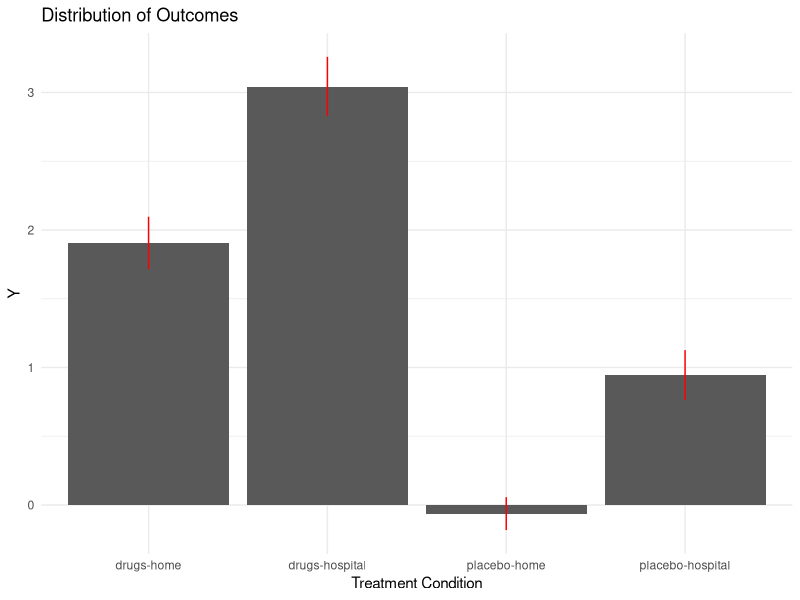
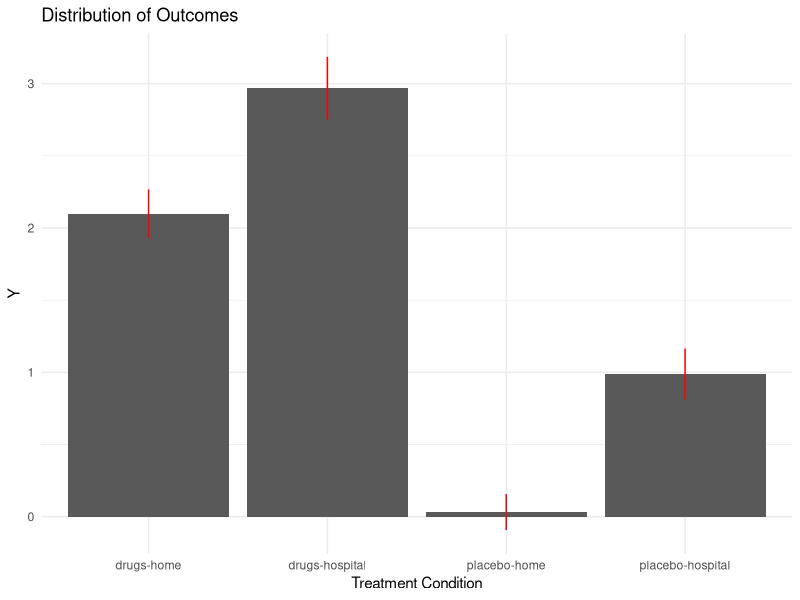

Source code (R) for these figures, in order:
## ---- chunk 1
library(data.table)
library(ggplot2)
library(magrittr)
library(lmtest)
library(sandwich)

theme_set(theme_minimal())
knitr::opts_chunk$set(dpi = 300)
## ---- chunk 2

# create the science table 
d <- data.table(id = 1:1000) 
d[ , ':='(
  y0 = rnorm(.N),
  tau_drugs = rnorm(.N, 2),
  tau_hospital = rnorm(.N, 1)
)]

# run the experiment: assign
d[ , treat_condition := sample(c('placebo-home', 'drugs-home', 'placebo-hospital', 'drugs-hospital'), 
                               size = .N, replace = TRUE)]

# run the experiment: measure 
d[treat_condition == 'placebo-home',     Y := y0]
d[treat_condition == 'drugs-home',       Y := y0 + tau_drugs]
d[treat_condition == 'placebo-hospital', Y := y0 + tau_hospital]
d[treat_condition == 'drugs-hospital',   Y := y0 + tau_drugs + tau_hospital]
## ---- chunk 3
d[ , .(group_mean = mean(Y)), keyby = .(treat_condition)]
## ---- chunk 4
sem <- function(x) {
  sqrt(var(x) / length(x))
}

d[ , .(group_mean = mean(Y), 
       lo_ci  = mean(Y) - 1.96 * sem(Y), 
       hi_ci = mean(Y) + 1.96 * sem(Y), 
       mean = mean(Y)), 
   keyby = .(treat_condition)] %>%
  ggplot(
    aes(x = treat_condition, y = mean)) + 
  geom_col() + 
  geom_linerange(
    aes(
      ymin = lo_ci, 
      ymax = hi_ci), 
    color = 'red') + 
  labs(
    title = 'Distribution of Outcomes',  
    x = 'Treatment Condition', 
    y = 'Y')
## ---- chunk 5
mod_1 <- d[ , lm(Y ~ treat_condition)]
coeftest(mod_1, vcovHC)
## ---- chunk 6
mod_2 <- d[ , lm(Y ~ -1 + treat_condition)] # the -1 suppresses the intercept
coeftest(mod_2, vcovHC)
## ---- chunk 7
d[ , hospital := grepl('hospital', treat_condition)]
d[ , drugs    := grepl('drugs'   , treat_condition)]
## ---- chunk 8
d[1:5 , .(treat_condition, hospital, drugs)]
## ---- chunk 9
d[ , .(mean_hospital = mean(hospital), 
       mean_drugs    = mean(drugs)), 
   keyby = .(treat_condition)]
## ---- chunk 10
mod_3 <- d[ , lm(Y ~ 1 + hospital + drugs + hospital * drugs)]
coeftest(mod_3, vcovHC)
## ---- chunk 11

rm(d)

# create the science table 
d <- data.table(id = 1:1000) 
d[ , ':='(
  y0 = rnorm(.N),
  tau_drugs = rnorm(.N, 2),
  tau_hospital = rnorm(.N, 1)
)]

# run the experiment: assign
d[ , treat_condition := sample(c('placebo-home', 'drugs-home', 'placebo-hospital', 'drugs-hospital'), 
                               size = .N, replace = TRUE)]

# run the experiment: measure 
d[treat_condition == 'placebo-home',     Y := y0]
d[treat_condition == 'drugs-home',       Y := y0 + tau_drugs]
d[treat_condition == 'placebo-hospital', Y := y0 + tau_hospital]
d[treat_condition == 'drugs-hospital',   Y := y0 + tau_drugs + tau_hospital]
## ---- chunk 12
d[ , .(group_mean = mean(Y), 
       lo_ci  = mean(Y) - 1.96 * sem(Y), 
       hi_ci = mean(Y) + 1.96 * sem(Y), 
       mean = mean(Y)), 
   keyby = .(treat_condition)] %>%
  ggplot(
    aes(x = treat_condition, y = mean)) + 
  geom_col() + 
  geom_linerange(
    aes(
      ymin = lo_ci, 
      ymax = hi_ci), 
    color = 'red') + 
  labs(
    title = 'Distribution of Outcomes',  
    x = 'Treatment Condition', 
    y = 'Y')
## ---- chunk 13
mod_4 <- d[ , lm(Y ~ 1 )] # fill in this model 
# write the test here
